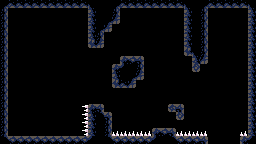

Tiled map render using the project's own tile images. Description and the whole map definition, tile-layer contents included, below:
An orthogonal 32x18 tile map with 8x8 px tiles, 2 tile layers (Ground, Spikes), 3 tilesets and 6 objects.

<map version="1.9" tiledversion="1.9.2" orientation="orthogonal" renderorder="right-down" width="32" height="18" tilewidth="8" tileheight="8" infinite="0" nextlayerid="4" nextobjectid="61">
 <tileset firstgid="1" source="Rocks.tsx" />
 <tileset firstgid="37" source="Spikes.tsx" />
 <tileset firstgid="53" source="Mechanics.tsx" />
 <layer id="1" name="Ground" width="32" height="18">
  <properties>
   <property name="unity:CastShadows" type="bool" value="true" />
   <property name="unity:Component" value="Wall" />
   <property name="unity:Layer" value="Interactable" />
   <property name="unity:SortingLayer" value="Interactable" />
  </properties>
  <data encoding="csv">
30,14,14,14,14,14,14,14,14,14,14,29,8,8,30,14,14,14,14,14,14,14,14,29,8,30,14,14,14,14,14,29,
9,0,0,0,0,0,0,0,0,0,0,7,8,8,9,0,0,0,0,0,0,0,0,7,8,9,0,0,0,0,0,7,
9,0,0,0,0,0,0,0,0,0,0,7,8,30,15,0,0,0,0,0,0,0,0,7,8,9,0,0,0,0,0,7,
9,0,0,0,0,0,0,0,0,0,0,7,30,15,0,0,0,0,0,0,0,0,0,7,8,9,0,0,0,0,0,7,
9,0,0,0,0,0,0,0,0,0,0,7,9,0,0,0,0,0,0,0,0,0,0,7,8,9,0,0,0,0,0,7,
9,0,0,0,0,0,0,0,0,0,0,13,15,0,0,0,0,0,0,0,0,0,0,7,8,9,0,0,0,0,0,7,
9,0,0,0,0,0,0,0,0,0,0,0,0,0,0,0,0,0,0,0,0,0,0,13,29,9,0,0,0,0,0,7,
9,0,0,0,0,0,0,0,0,0,0,0,0,0,0,1,2,3,0,0,0,0,0,0,7,15,0,0,0,0,0,7,
9,0,0,0,0,0,0,0,0,0,0,0,0,0,1,23,8,9,0,0,0,0,0,0,17,0,0,0,0,0,0,7,
9,0,0,0,0,0,0,0,0,0,0,0,0,0,7,8,30,15,0,0,0,0,0,0,0,0,0,0,0,0,0,7,
9,0,0,0,0,0,0,0,0,0,0,0,0,0,13,14,15,0,0,0,0,0,0,0,0,0,0,0,0,0,0,7,
9,0,0,0,0,0,0,0,0,0,0,0,0,0,0,0,0,0,0,0,0,0,0,0,0,0,0,0,0,0,0,7,
9,0,0,0,0,0,0,0,0,0,0,0,0,0,0,0,0,0,0,0,0,0,0,0,0,0,0,0,0,0,0,7,
9,0,0,0,0,0,0,0,0,0,0,1,3,0,0,0,0,0,0,0,0,10,3,0,0,0,0,0,0,0,0,7,
9,0,0,0,0,0,0,0,0,0,0,7,24,3,0,0,0,0,0,0,0,0,17,0,0,0,0,0,0,0,0,7,
9,0,0,0,0,0,0,0,0,0,0,7,8,9,0,0,0,0,0,0,0,0,0,0,0,0,0,0,0,0,0,7,
9,0,0,0,0,0,0,0,0,0,0,7,8,9,0,0,0,0,0,1,2,3,0,0,0,0,0,0,0,0,0,7,
24,2,2,2,2,2,2,2,2,2,2,23,8,24,2,2,2,2,2,23,8,24,2,2,2,3,0,0,0,0,1,23
</data>
 </layer>
 <layer id="2" name="Spikes" width="32" height="18">
  <properties>
   <property name="unity:Component" value="Spikes" />
   <property name="unity:Layer" value="Interactable" />
   <property name="unity:SortingLayer" value="Interactable" />
  </properties>
  <data encoding="csv">
0,0,0,0,0,0,0,0,0,0,0,0,0,0,0,0,0,0,0,0,0,0,0,0,0,0,0,0,0,0,0,0,
0,0,0,0,0,0,0,0,0,0,0,0,0,0,0,0,0,0,0,0,0,0,0,0,0,0,0,0,0,0,0,0,
0,0,0,0,0,0,0,0,0,0,0,0,0,0,0,0,0,0,0,0,0,0,0,0,0,0,0,0,0,0,0,0,
0,0,0,0,0,0,0,0,0,0,0,0,0,0,0,0,0,0,0,0,0,0,0,0,0,0,0,0,0,0,0,0,
0,0,0,0,0,0,0,0,0,0,0,0,0,0,0,0,0,0,0,0,0,0,0,0,0,0,0,0,0,0,0,0,
0,0,0,0,0,0,0,0,0,0,0,0,0,0,0,0,0,0,0,0,0,0,0,0,0,0,0,0,0,0,0,0,
0,0,0,0,0,0,0,0,0,0,0,0,0,0,0,0,0,0,0,0,0,0,0,0,0,0,0,0,0,0,0,0,
0,0,0,0,0,0,0,0,0,0,0,0,0,0,0,0,0,0,0,0,0,0,0,0,0,0,0,0,0,0,0,0,
0,0,0,0,0,0,0,0,0,0,0,0,0,0,0,0,0,0,0,0,0,0,0,0,0,0,0,0,0,0,0,0,
0,0,0,0,0,0,0,0,0,0,0,0,0,0,0,0,0,0,0,0,0,0,0,0,0,0,0,0,0,0,0,0,
0,0,0,0,0,0,0,0,0,0,0,0,0,0,0,0,0,0,0,0,0,0,0,0,0,0,0,0,0,0,0,0,
0,0,0,0,0,0,0,0,0,0,0,0,0,0,0,0,0,0,0,0,0,0,0,0,0,0,0,0,0,0,0,0,
0,0,0,0,0,0,0,0,0,0,0,0,0,0,0,0,0,0,0,0,0,0,0,0,0,0,0,0,0,0,0,0,
0,0,0,0,0,0,0,0,0,0,38,0,0,0,0,0,0,0,0,0,0,0,0,0,0,0,0,0,0,0,0,0,
0,0,0,0,0,0,0,0,0,0,38,0,0,0,0,0,0,0,0,0,0,0,0,0,0,0,0,0,0,0,0,0,
0,0,0,0,0,0,0,0,0,0,38,0,0,0,0,0,0,0,0,0,0,0,0,0,0,0,0,0,0,0,0,0,
0,0,0,0,0,0,0,0,0,0,38,0,0,0,37,37,37,37,37,0,0,0,37,37,37,37,0,0,0,0,37,0,
0,0,0,0,0,0,0,0,0,0,0,0,0,0,0,0,0,0,0,0,0,0,0,0,0,0,0,0,0,0,0,0
</data>
 </layer>
 <objectgroup id="3" name="Mechanics">
  <properties>
   <property name="unity:AnchorOffset" type="bool" value="true" />
  </properties>
  <object id="46" gid="53" x="216" y="104" width="8" height="8" />
  <object id="47" gid="54" x="56" y="104" width="24" height="24" />
  <object id="48" gid="53" x="144" y="112" width="8" height="8" />
  <object id="49" gid="53" x="16" y="72" width="8" height="8" />
  <object id="50" gid="53" x="16" y="112" width="8" height="8" />
  <object id="60" gid="56" x="16" y="136" width="8" height="16" />
 </objectgroup>
</map>
